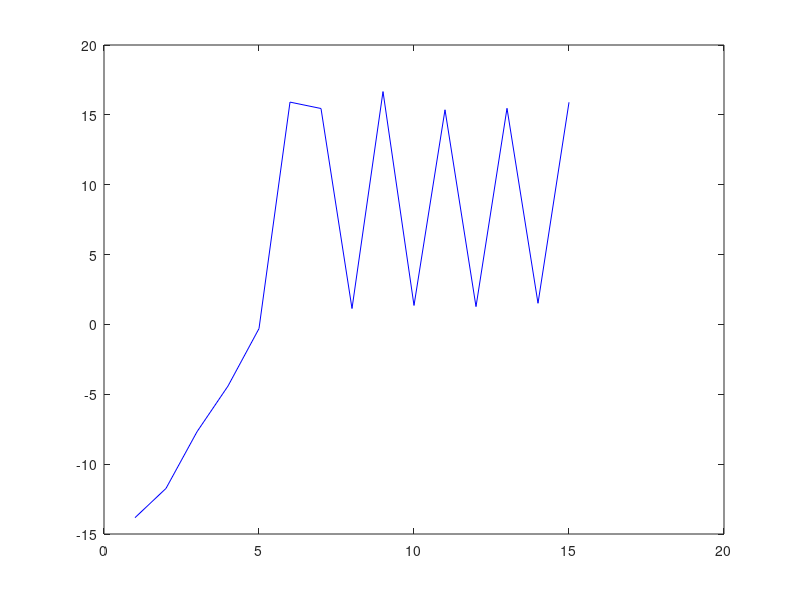

Write MATLAB code to recreate this figure.
clear all;
A = rand(10);
[S, J] = eig(A);
for i = 1:15
    J(1,1) = J(1,1) * 10 ^ (i);
    A = S * J * inv(S);
    X = rand(10, 1);
    B = A * X;
    [Q, R] = qr(A);
    Y = inv(Q) * B;
    X1 = inv(R) * Y;
    pogr(i) = norm(X - X1) / norm(X);
end
plot(1:15, log10(pogr), 'b');
